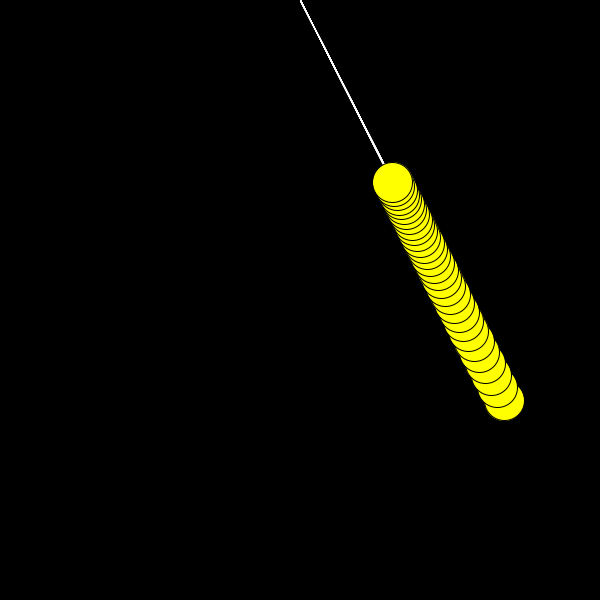
Frame 1 (no input)
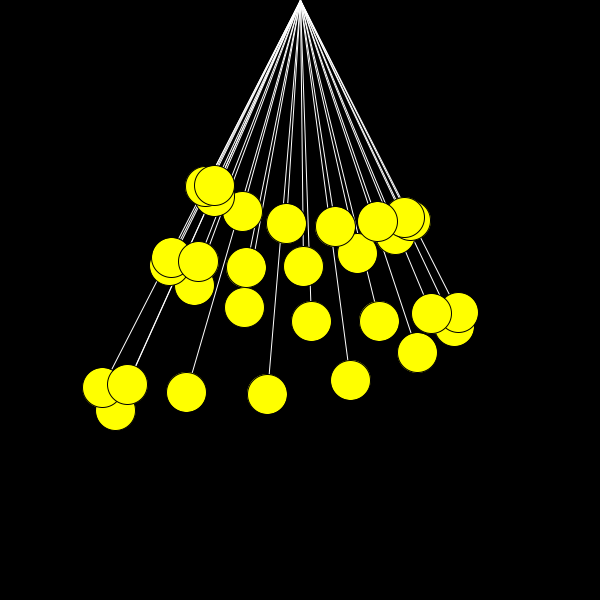
Frame 60 (the mouse pressed at the canvas centre just before this capture)
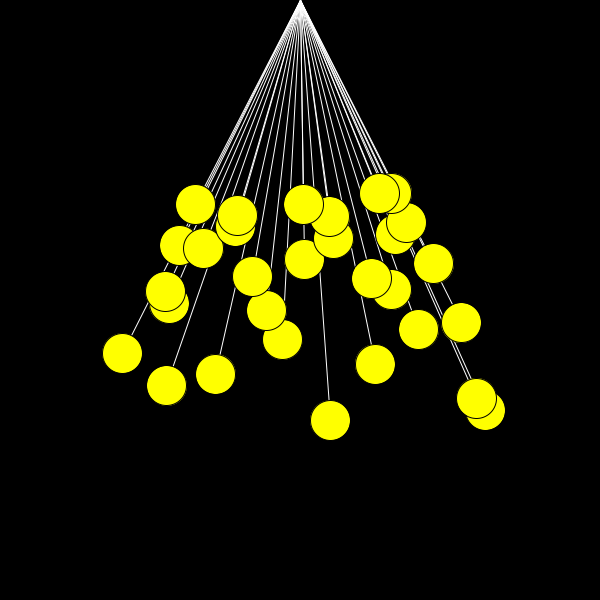
Frame 120 (the mouse held since frame 60 and released just before this capture)

The Processing sketch that drew these frames (run headless with seeded random() and noise(); from frame 60 on, the mouse is pressed at the canvas centre):

// Processing sketch: processing_148789
// ── processing_148789.pde

Pendulum[] p;
float time = 0.0;

// How many pendulums do you want?
int pendulumCount = 30;

// The time it takes for everything to be lined up again
// depends on the sync factor.  
// Setting this value higher will make it take longer
float syncFactor = 60;

void setup() {
  size(600, 600);
  stroke(255);
  strokeWeight(1);
  p = new Pendulum[pendulumCount];
  float lengthInit = 450; // The length of the longest string

  for (int i = 0; i < p.length; i++) {
    float ratio =  syncFactor / (syncFactor + i);
    p[i] = new Pendulum(300, 0, ratio * ratio * lengthInit, .15*PI);
  }
}

void draw() {
  background(0);

  for (Pendulum pend : p)
    pend.drawIt(time);
  time += 1;
}

public class Pendulum {
  float gravity = 100;
  float stringLength;
  float thetaInit;
  float x;
  float y;

  public Pendulum(float x, float y, float stringLength, float thetaInit) {
    this.x = x;
    this.y = y;
    this.stringLength = stringLength;
    this.thetaInit = thetaInit;
  }

  public void drawIt(float time) {
    float theta = thetaInit*cos(sqrt(gravity/stringLength)*time);
    float bottomX = x + stringLength * sin(theta);
    float bottomY = y + stringLength * cos(theta);
    
    line(x, y, bottomX, bottomY);
    fill(255, 255, 0);
    stroke(0);
    ellipse(bottomX, bottomY, 40, 40);
    stroke(255);
  }
}
